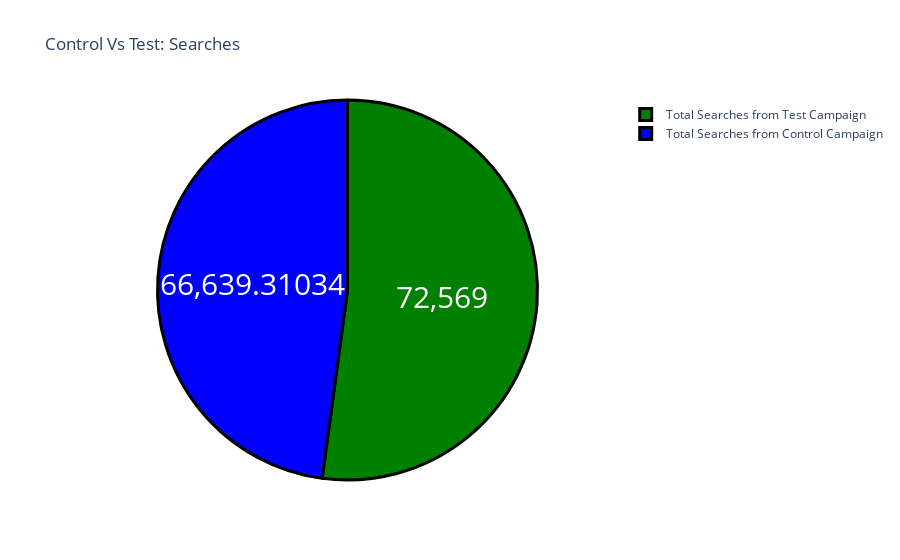

Notebook source saved alongside this figure:
### Code cell
label = ["Total Searches from Control Campaign", 
         "Total Searches from Test Campaign"]
counts = [sum(control_data["Searches Received"]), 
          sum(test_data["Searches Received"])]
colors = ['blue','green']
fig = go.Figure(data=[go.Pie(labels=label, values=counts)])
fig.update_layout(title_text='Control Vs Test: Searches')
fig.update_traces(hoverinfo='label+percent', textinfo='value', 
                  textfont_size=30,
                  marker=dict(colors=colors, 
                              line=dict(color='black', width=3)))
fig.show()

### Figure 1 — Plotly figure (JSON) as saved in the notebook; plotly's stock layout.template omitted (floating-point values rounded to 4 significant figures)
{"data": [{"hoverinfo": "label+percent", "labels": ["Total Searches from Control Campaign", "Total Searches from Test Campaign"], "marker": {"colors": ["blue", "green"], "line": {"color": "black", "width": 3}}, "textfont": {"size": 30}, "textinfo": "value", "type": "pie", "values": [66640.0, 72569]}], "layout": {"title": {"text": "Control Vs Test: Searches"}}}
